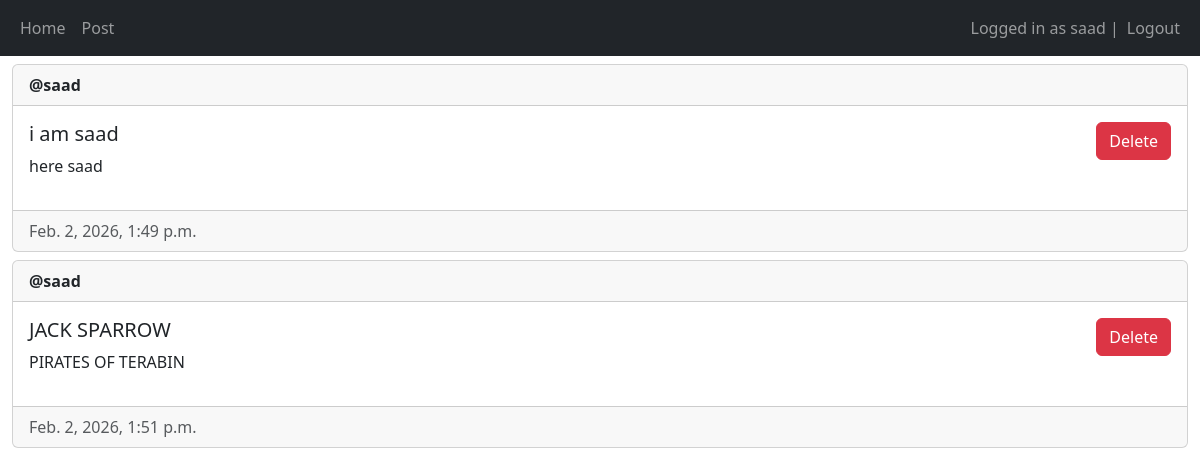
The app's page / (signed in) with its own data.
### main/models.py (models this page shows, shortened)
class Post(models.Model):
    author = models.ForeignKey(User, on_delete = models.CASCADE)
    title = models .CharField(max_length=200)
    description = models.TextField()
    created_at = models.DateTimeField(auto_now_add=True)
    updated_at = models.DateTimeField(auto_now=True)

### main/views.py (the view)
# urls.py: path('', views.home, name='home'),
@login_required(login_url='/login')
def home(request):
    posts = Post.objects.all()
    if request.method == "POST":
        post_id = request.POST.get("post-id")
        print(post_id)
    return render(request, 'main/home.html', {"posts" : posts})

### main/templates/main/home.html (shortened to what this page needs)
{% extends 'main/base.html' %} {% block title %} Home Page {% endblock %}
{% block content %} {% for post in posts %}
<div class = "card mt-2">
    <div class="card-header"><strong>@{{ post.author.username }}</strong></div>
    <div class="card-body d-flex flex-row justify-content-between">
        <div>
            <h5 class="card-title">{{ post.title }}</h5>
            <p>{{ post.description }}</p>
        </div>
        <div>
            {% if user == post.author %}
            <form method="post">
                <button type="submit" class="btn btn-danger" name="post-id" value="{{ post.id }}">Delete</button>
            </form>
            {% endif %}
        </div>
    </div>
    <div class="card-footer text-muted">{{ post.created_at }}</div>
</div>
{% empty %}
<p>No posts yet :</p>
{% endfor %} {% endblock %}

### main/templates/main/base.html (shortened to what this page needs)
<!DOCTYPE html>
<html lang="en">
<head>
    <link href="https://cdn.jsdelivr.net/npm/bootstrap@5.3.8/dist/css/bootstrap.min.css"
    rel="stylesheet"
>
</head>
<body>
    <nav class="navbar navbar-expand-lg navbar-dark bg-dark">
        <div class="container-fluid">
            <div>
                <ul class="navbar-nav">
                    <li class="nav-item">
                        <a class="nav-link" href="/home">Home</a>
                    </li>
                    <li class="nav-item">
                        <a class="nav-link" href="/create-post">Post</a>
                    </li>
                </ul>
            </div>
            <div>
                <ul class="navbar-nav">
                    {% if user.is_authenticated %}
                    <span class="navbar-text">Logged in as {{user.username}} | </span>
                    <li class="nav-item">
                        <a class="nav-link" href="/logout">Logout</a>
                    </li>
                    {% else %}
                    <li class="nav-item">
                        <a class="nav-link" href="/login">Login</a>
                    </li>
                    {% endif %}
                </ul>
            </div>
        </div>
    </nav>
    <div class="container-fluid">{% block content %} {% endblock %}</div>
</body>
</html>

### records on screen
Post: author.username "saad", title "i am saad", description "here saad", {{ post.id }} 1 (drawn), created_at "Feb. 2, 2026, 1:49 p.m."
Post: author.username "saad", title "JACK SPARROW", description "PIRATES OF TERABIN", {{ post.id }} 2 (drawn), created_at "Feb. 2, 2026, 1:51 p.m."

### other values on screen
{{ user.username }} "saad"
